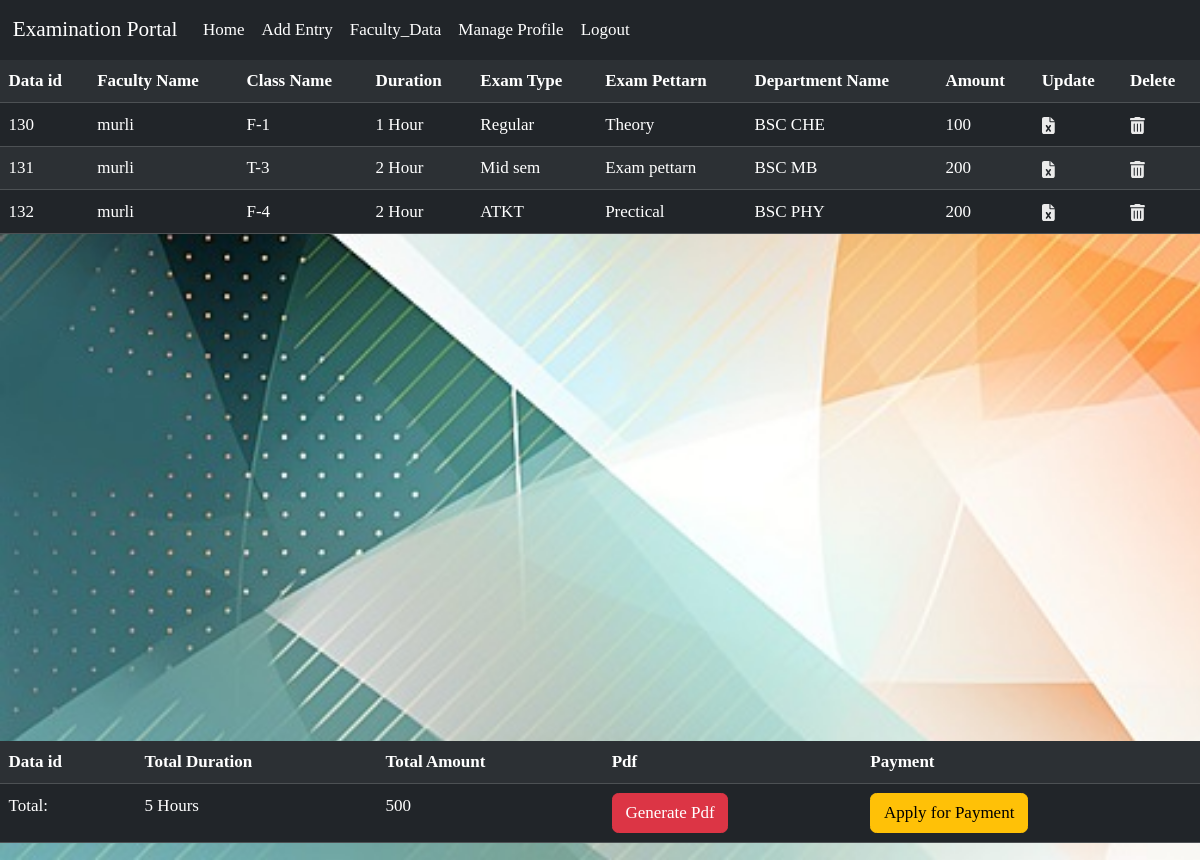
/faculty_personal.php (signed in), run on the app's committed database.
### tables this page shows
CREATE TABLE `faculty_data` (
  `data_id` int(11) NOT NULL,
  `f_id` int(11) NOT NULL,
  `f_name` varchar(255) NOT NULL,
  `class_name` varchar(255) NOT NULL,
  `duration` varchar(400) NOT NULL,
  `exam_type` varchar(400) NOT NULL,
  `exam_pettarn` varchar(400) NOT NULL,
  `department_name` varchar(400) NOT NULL,
  `amout` int(50) NOT NULL,
  `payment_status` varchar(100) NOT NULL DEFAULT 'pending'
);

### faculty_personal.php (the view, shortened to what this page needs)
<?php
include "config.php";
if (isset($_SESSION['username']) || $_SESSION['admin']) {
  $user_id = $_SESSION['id'];
  $serch = "select * from faculty_data where f_id='$user_id'";
  $result = mysqli_query($con, $serch);
} else {
  header("Location:login.php");
}
?>
<!DOCTYPE html>
<html lang="en">
<head>
  <link rel="stylesheet" href="https://cdn.jsdelivr.net/npm/bootstrap@5.3.2/dist/css/bootstrap.min.css">
  <link href="https://cdn.jsdelivr.net/npm/bootstrap@5.3.1/dist/css/bootstrap.min.css" rel="stylesheet"
>
</head>
<body>
<nav class="navbar navbar-expand-lg navbar-dark bg-dark">
    <div class="container-fluid">
      <a class="navbar-brand" href="#">Examination Portal</a>
      <div class="collapse navbar-collapse" id="navbarSupportedContent">
        <ul class="navbar-nav me-auto mb-2 mb-lg-0">
          <li class="nav-item">
            <a class="nav-link active" aria-current="page" href="index.php">Home</a>
          </li>
          <li class="nav-item">
            <a class="nav-link active outline-success" aria-current="page" href="main.php">Add Entry</a>
          </li>
          <li class="nav-item">
            <a class="nav-link active outline-success" aria-current="page" href="faculty_personal.php">Faculty_Data</a>
          </li>
          <li class="nav-item">
            <a class="nav-link active outline-success" aria-current="page" href="userside_update.php">Manage Profile</a>
          </li>
          <li class="nav-item">
            <a class="nav-link active outline-success" aria-current="page" href="logout.php">Logout</a>
          </li>
        </ul>
      </div>
    </div>
  </nav>
  <div class="design" style="display:flex; flex-direction:column; justify-content: space-between; height: 100vh;">
  <div class="table-responsive">
    <table class="table  table-dark table-striped ">
      <tbody>
        <th>Data id</th>
        <th>Faculty Name</th>
        <th>Class Name</th>
        <th>Duration</th>
        <th>Exam Type</th>
        <th>Exam Pettarn</th>
        <th>Department Name</th>
        <th>Amount</th>
        <th>Update</th>
        <th>Delete</th>
        <?php
        $rowarray = [];
        while ($rows = mysqli_fetch_assoc($result)) {
          $rowarray[] = $rows;
        }
        foreach ($rowarray as $rows) {
          ?>
          <tr>
            <td>
              <?php echo $rows['data_id'] ?>
            </td>
            <td>
              <?php echo $rows['f_name'] ?>
            </td>
            <td>
              <?php echo $rows['class_name'] ?>
            </td>
            <td>
              <?php echo $rows['duration'] ?>
            </td>
            <td>
              <?php echo $rows['exam_type'] ?>
            </td>
            <td>
              <?php echo $rows['exam_pettarn'] ?>
            </td>
            <td>
              <?php echo $rows['department_name'] ?>
            </td>
            <td>
              <?php echo $rows['amout'] ?>
            </td>
            <td><a href="update_faculty_personal.php?update=<?php echo $rows['data_id']; ?>"></a></td>
            <td>
              <a class="delete" href="javascript:void(0);" onclick="confirmDelete(<?php echo $rows['data_id']; ?>)">
              </a>
            </td>
          </tr>
                  <?php
        }
        ?>
      </tbody>
    </table>
  </div>
  <div class="data">
  <div class="table-responsive">
    <table class="table  table-dark table-striped ">
      <tbody>
        <?php
          $totalAmount = 0;
          $totalDuration = 0;
          ?>
          <th colspan='2'>Data id</th>
          <th>Total Duration</th>
          <th>Total Amount</th>
          <th>Pdf</th>
          <th>Payment</th>
          <?php
            foreach ($rowarray as $rows) {
              ?>
<?php
 $totalAmount += $rows['amout'];
 $totalDuration += floatval($rows['duration']);
 ?>
 <?php
          }
 ?>
 <tr>
    <td colspan="2">Total:</td>
    <td><?php echo $totalDuration; ?> Hours</td>
    <td><?php echo $totalAmount; ?> </td>
    <td><button type="button" class='btn btn-danger' onclick="generatePdf()">Generate Pdf</button></td>
    <td><button type="button" class='btn btn-warning' onclick="payment()">Apply for Payment</button></td>
</tr>
      </tbody>
    </table>
  </div>
  </div>
  </div>
</body>
</html>

### faculty_personal.php (style rules this page uses)
* { font-family: Poppins; font-size: 17px; }
body { background-image: url("images/back.jpg"); background-repeat: no-repeat; background-size: cover; }
svg { fill: #ededed }
svg { fill: #ebebeb }

### data on the page
faculty_data: data_id "130", f_name "murli", class_name "F-1", duration "1 Hour", exam_type "Regular", exam_pettarn "Theory", department_name "BSC CHE", amout "100"
faculty_data: data_id "131", f_name "murli", class_name "T-3", duration "2 Hour", exam_type "Mid sem", exam_pettarn "Exam pettarn", department_name "BSC MB", amout "200"
faculty_data: data_id "132", f_name "murli", class_name "F-4", duration "2 Hour", exam_type "ATKT", exam_pettarn "Prectical", department_name "BSC PHY", amout "200"

### other printed values
$totalDuration "5"
$totalAmount "500"
